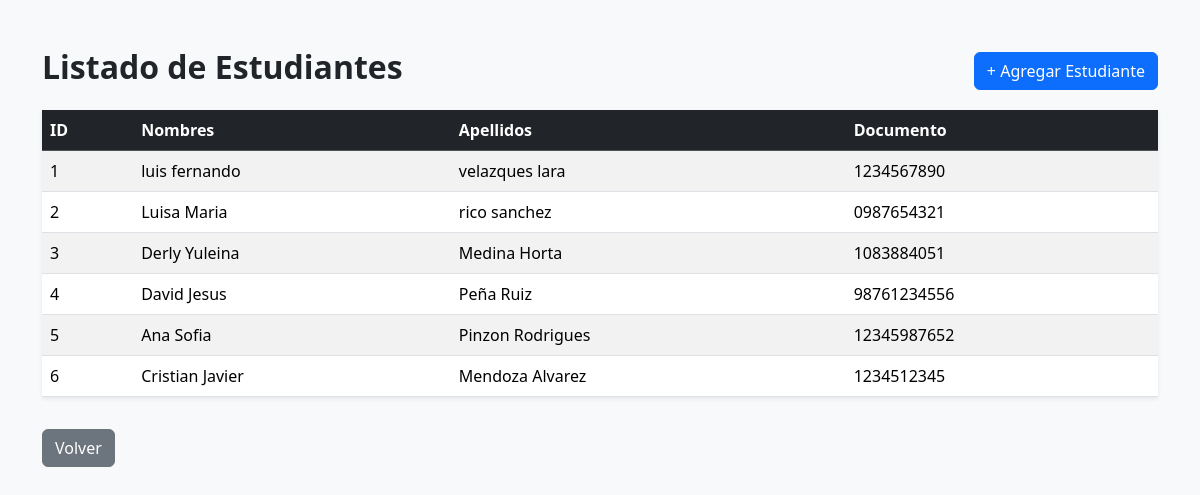
The page /estudiantes.php on the database its author committed.
### tables this page shows
CREATE TABLE `estudiantes` (
  `id` int(11) NOT NULL,
  `nombres` varchar(100) NOT NULL,
  `apellidos` varchar(100) NOT NULL,
  `documento` varchar(50) NOT NULL
);

### estudiantes.php (the view, shortened to what this page needs)
<?php
require 'conexion.php';
$sql = "SELECT * FROM estudiantes";
$estudiantes = $pdo->query($sql)->fetchAll(PDO::FETCH_ASSOC);
?>
<!DOCTYPE html>
<html lang="es">
<head>
    <link href="https://cdn.jsdelivr.net/npm/bootstrap@5.3.3/dist/css/bootstrap.min.css" rel="stylesheet">
</head>
<body class="bg-light">
<div class="container mt-5">
    <div class="d-flex justify-content-between align-items-center mb-3">
        <h2 class="fw-bold">Listado de Estudiantes</h2>
        <button class="btn btn-primary" data-bs-toggle="modal" data-bs-target="#modalEstudiante">
            + Agregar Estudiante
        </button>
    </div>
    <table class="table table-striped table-hover shadow-sm">
        <thead class="table-dark">
            <tr>
                <th>ID</th>
                <th>Nombres</th>
                <th>Apellidos</th>
                <th>Documento</th>
            </tr>
        </thead>
        <tbody>
        <?php foreach ($estudiantes as $e): ?>
            <tr>
                <td><?= $e['id'] ?></td>
                <td><?= $e['nombres'] ?></td>
                <td><?= $e['apellidos'] ?></td>
                <td><?= $e['documento'] ?></td>
            </tr>
        <?php endforeach; ?>
        </tbody>
    </table>
    <a href="index.php" class="btn btn-secondary mt-3">Volver</a>
</div>
</body>
</html>

### rows shown on the page
estudiantes: id "1", nombres "luis fernando", apellidos "velazques lara", documento "1234567890"
estudiantes: id "2", nombres "Luisa Maria", apellidos "rico sanchez", documento "0987654321"
estudiantes: id "3", nombres "Derly Yuleina", apellidos "Medina Horta", documento "1083884051"
estudiantes: id "4", nombres "David Jesus", apellidos "Peña Ruiz", documento "98761234556"
estudiantes: id "5", nombres "Ana Sofia", apellidos "Pinzon Rodrigues", documento "12345987652"
estudiantes: id "6", nombres "Cristian Javier", apellidos "Mendoza Alvarez", documento "1234512345"
